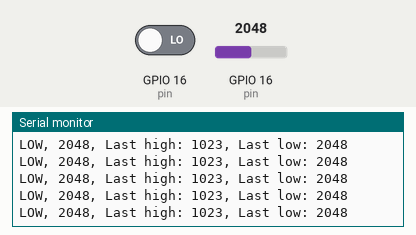
This sketch was run on a simulated ESP32. Shown: the last lines printed to the serial monitor. The test bench sets the inputs (shaded band); at power-on: GPIO 16 (pin) LOW, GPIO 16 (pin) = 2048.

Above: at 1.2 s.
1.3 s: GPIO 16 (pin) driven HIGH
At 1.31 s:
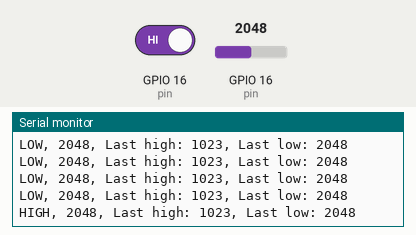
3.2 s: GPIO 16 (pin) set to 2866
At 3.22 s:
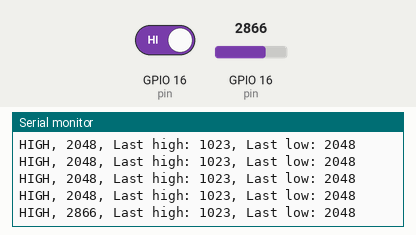
4.7 s: GPIO 16 (pin) set to 3603
At 4.72 s:
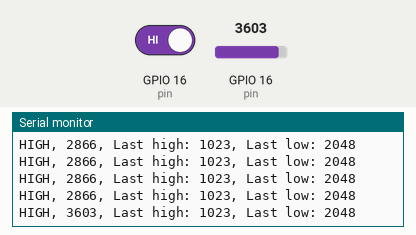
6.2 s: GPIO 16 (pin) driven LOW
At 6.23 s:
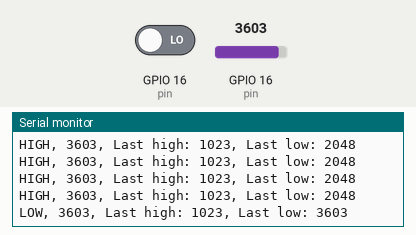
Timing chart, 0 to 8.7 s (numbered marks = the images above; inputs shaded):
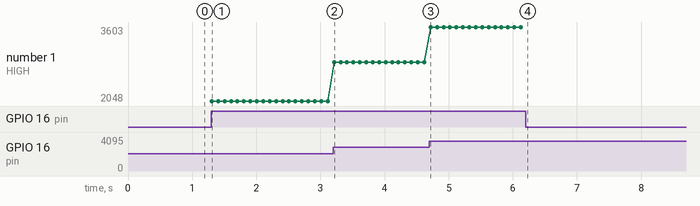

Measured:
- after the input at 1.3 s, the serial monitor: prints a new line at once (image 1)
- after the input at 3.2 s, the serial monitor: prints a new line at once (image 2)
- after the input at 4.7 s, the serial monitor: prints a new line at once (image 3)
- after the input at 6.2 s, the serial monitor: prints a new line at once (image 4)
- plotted number 1: 2048 → 2866 after the input at 3.2 s, 2866 → 3603 after the input at 4.7 s

The sketch:

continuous_digital_read.ino
```cpp
int pin = 16; // probe
int lastLow = 0;
int lastHigh = 1023;

void setup() {
    pinMode(pin, INPUT);
    Serial.begin(9600);
}

void loop() {
    int aRead = analogRead(pin);

    if (digitalRead(pin) == HIGH) {
        if (aRead < lastHigh) lastHigh = aRead;
        Serial.printf("HIGH, %d, Last high: %d, Last low: %d\n", aRead, lastHigh, lastLow);
    } else {
        if (aRead > lastLow) lastLow = aRead;
        Serial.printf("LOW, %d, Last high: %d, Last low: %d\n", aRead, lastHigh, lastLow);
    }
    delay(100);
}
```
